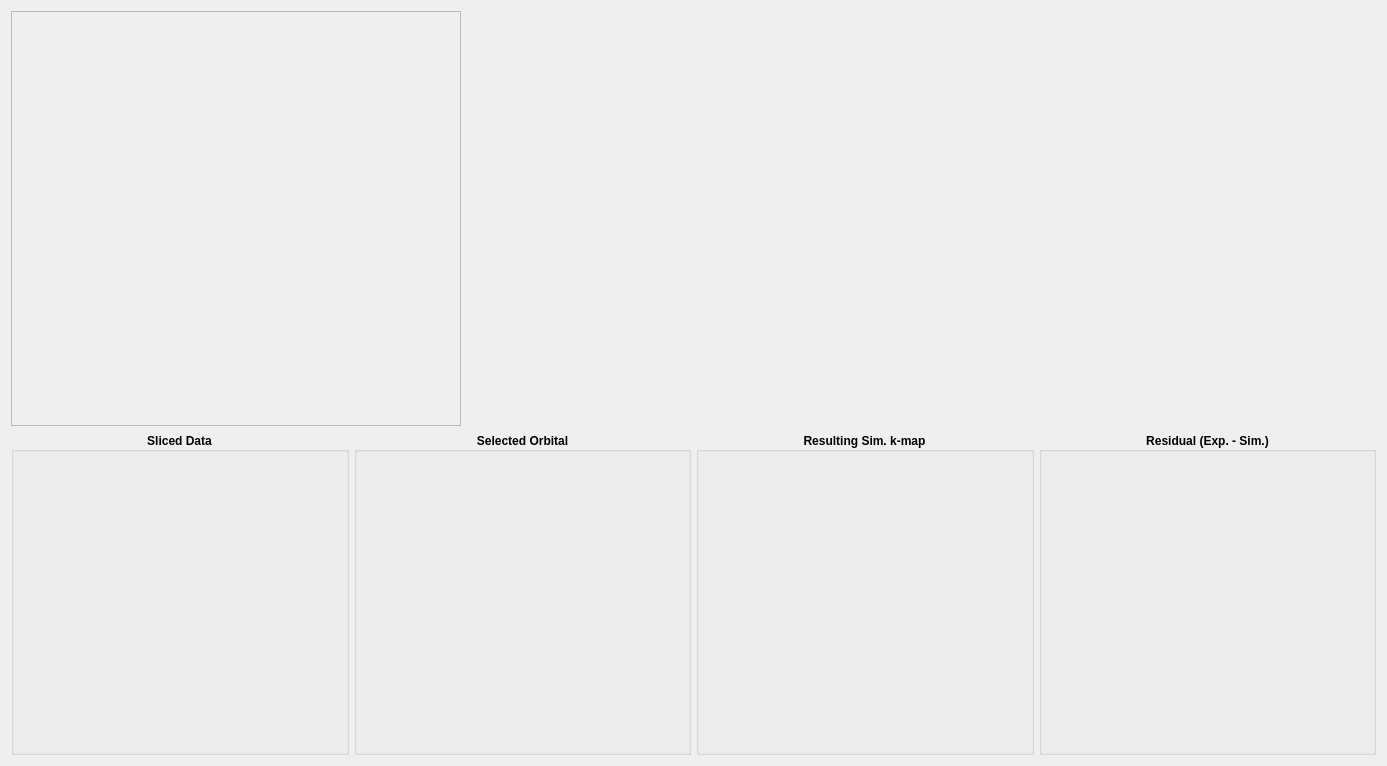
<?xml version="1.0" encoding="UTF-8"?>
<ui version="4.0">
 <class>Form</class>
 <widget class="QWidget" name="Form">
  <property name="geometry">
   <rect>
    <x>0</x>
    <y>0</y>
    <width>1387</width>
    <height>766</height>
   </rect>
  </property>
  <property name="windowTitle">
   <string>Form</string>
  </property>
  <layout class="QVBoxLayout" name="verticalLayout">
   <item>
    <layout class="QHBoxLayout" name="horizontalLayout_2">
     <item>
      <widget class="QScrollArea" name="scrollArea">
       <property name="sizePolicy">
        <sizepolicy hsizetype="Fixed" vsizetype="Expanding">
         <horstretch>0</horstretch>
         <verstretch>0</verstretch>
        </sizepolicy>
       </property>
       <property name="minimumSize">
        <size>
         <width>450</width>
         <height>0</height>
        </size>
       </property>
       <property name="widgetResizable">
        <bool>true</bool>
       </property>
       <widget class="QWidget" name="scrollAreaWidgetContents">
        <property name="geometry">
         <rect>
          <x>0</x>
          <y>0</y>
          <width>448</width>
          <height>401</height>
         </rect>
        </property>
       </widget>
      </widget>
     </item>
     <item>
      <widget class="QWidget" name="widget_5" native="true">
       <layout class="QHBoxLayout" name="horizontalLayout_7"/>
      </widget>
     </item>
    </layout>
   </item>
   <item>
    <layout class="QHBoxLayout" name="horizontalLayout">
     <property name="spacing">
      <number>5</number>
     </property>
     <item>
      <widget class="QGroupBox" name="groupBox">
       <property name="font">
        <font>
         <weight>75</weight>
         <bold>true</bold>
        </font>
       </property>
       <property name="title">
        <string>Sliced Data</string>
       </property>
       <property name="alignment">
        <set>Qt::AlignCenter</set>
       </property>
       <layout class="QHBoxLayout" name="horizontalLayout_3">
        <property name="spacing">
         <number>0</number>
        </property>
        <property name="leftMargin">
         <number>0</number>
        </property>
        <property name="topMargin">
         <number>0</number>
        </property>
        <property name="rightMargin">
         <number>0</number>
        </property>
        <property name="bottomMargin">
         <number>0</number>
        </property>
        <item>
         <widget class="PyQtGraphPlot" name="widget_4" native="true">
          <property name="sizePolicy">
           <sizepolicy hsizetype="Expanding" vsizetype="Preferred">
            <horstretch>0</horstretch>
            <verstretch>0</verstretch>
           </sizepolicy>
          </property>
          <property name="minimumSize">
           <size>
            <width>0</width>
            <height>300</height>
           </size>
          </property>
          <property name="font">
           <font>
            <weight>50</weight>
            <bold>false</bold>
           </font>
          </property>
         </widget>
        </item>
       </layout>
      </widget>
     </item>
     <item>
      <widget class="QGroupBox" name="groupBox_2">
       <property name="font">
        <font>
         <weight>75</weight>
         <bold>true</bold>
        </font>
       </property>
       <property name="title">
        <string>Selected Orbital</string>
       </property>
       <property name="alignment">
        <set>Qt::AlignCenter</set>
       </property>
       <layout class="QHBoxLayout" name="horizontalLayout_4">
        <property name="spacing">
         <number>0</number>
        </property>
        <property name="leftMargin">
         <number>0</number>
        </property>
        <property name="topMargin">
         <number>0</number>
        </property>
        <property name="rightMargin">
         <number>0</number>
        </property>
        <property name="bottomMargin">
         <number>0</number>
        </property>
        <item>
         <widget class="PyQtGraphPlot" name="widget_3" native="true">
          <property name="sizePolicy">
           <sizepolicy hsizetype="Expanding" vsizetype="Preferred">
            <horstretch>0</horstretch>
            <verstretch>0</verstretch>
           </sizepolicy>
          </property>
          <property name="minimumSize">
           <size>
            <width>0</width>
            <height>300</height>
           </size>
          </property>
          <property name="font">
           <font>
            <weight>50</weight>
            <bold>false</bold>
           </font>
          </property>
         </widget>
        </item>
       </layout>
      </widget>
     </item>
     <item>
      <widget class="QGroupBox" name="groupBox_3">
       <property name="font">
        <font>
         <weight>75</weight>
         <bold>true</bold>
        </font>
       </property>
       <property name="title">
        <string>Resulting Sim. k-map</string>
       </property>
       <property name="alignment">
        <set>Qt::AlignCenter</set>
       </property>
       <layout class="QHBoxLayout" name="horizontalLayout_5">
        <property name="spacing">
         <number>0</number>
        </property>
        <property name="leftMargin">
         <number>0</number>
        </property>
        <property name="topMargin">
         <number>0</number>
        </property>
        <property name="rightMargin">
         <number>0</number>
        </property>
        <property name="bottomMargin">
         <number>0</number>
        </property>
        <item>
         <widget class="PyQtGraphPlot" name="widget_2" native="true">
          <property name="sizePolicy">
           <sizepolicy hsizetype="Expanding" vsizetype="Preferred">
            <horstretch>0</horstretch>
            <verstretch>0</verstretch>
           </sizepolicy>
          </property>
          <property name="minimumSize">
           <size>
            <width>0</width>
            <height>300</height>
           </size>
          </property>
          <property name="font">
           <font>
            <weight>50</weight>
            <bold>false</bold>
           </font>
          </property>
         </widget>
        </item>
       </layout>
      </widget>
     </item>
     <item>
      <widget class="QGroupBox" name="groupBox_4">
       <property name="font">
        <font>
         <weight>75</weight>
         <bold>true</bold>
        </font>
       </property>
       <property name="title">
        <string>Residual (Exp. - Sim.)</string>
       </property>
       <property name="alignment">
        <set>Qt::AlignCenter</set>
       </property>
       <layout class="QHBoxLayout" name="horizontalLayout_6">
        <property name="spacing">
         <number>0</number>
        </property>
        <property name="leftMargin">
         <number>0</number>
        </property>
        <property name="topMargin">
         <number>0</number>
        </property>
        <property name="rightMargin">
         <number>0</number>
        </property>
        <property name="bottomMargin">
         <number>0</number>
        </property>
        <item>
         <widget class="PyQtGraphPlot" name="widget" native="true">
          <property name="sizePolicy">
           <sizepolicy hsizetype="Expanding" vsizetype="Preferred">
            <horstretch>0</horstretch>
            <verstretch>0</verstretch>
           </sizepolicy>
          </property>
          <property name="minimumSize">
           <size>
            <width>0</width>
            <height>300</height>
           </size>
          </property>
          <property name="font">
           <font>
            <weight>50</weight>
            <bold>false</bold>
           </font>
          </property>
         </widget>
        </item>
       </layout>
      </widget>
     </item>
    </layout>
   </item>
  </layout>
 </widget>
 <customwidgets>
  <customwidget>
   <class>PyQtGraphPlot</class>
   <extends>QWidget</extends>
   <header>kmap/controller/pyqtgraphplot</header>
   <container>1</container>
  </customwidget>
 </customwidgets>
 <resources/>
 <connections/>
</ui>
